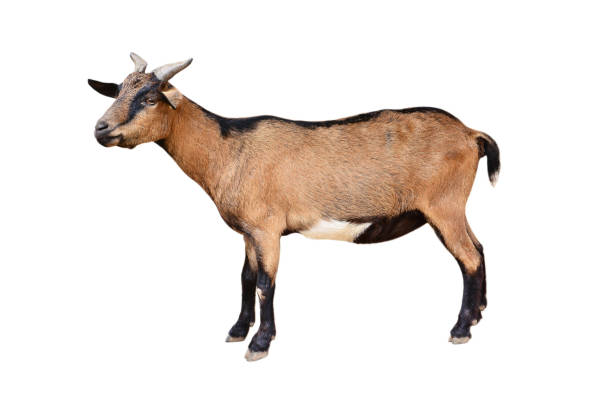
#> input picture goat-easy.jpg, 612 x 408 px
$ python contour.py
#> lines starting #> are read from the running program, lines starting #| are printed output that depends on the picture; after the words box and inside, x2 and y2 are one past the last pixel; in counts of white or black regions, pixels touching at a corner belong together
import cv2
import numpy as np

# Function to perform edge detection and polygon approximation


def process_image(image_path):
    # Load the input image
#> called with image_path = './goat-easy.jpg'
    image = cv2.imread(image_path)
#> image is the input picture: shape (408, 612, 3); mean B, G, R 223.9, 228.9, 236.2
    gray = cv2.cvtColor(image, cv2.COLOR_BGR2GRAY)
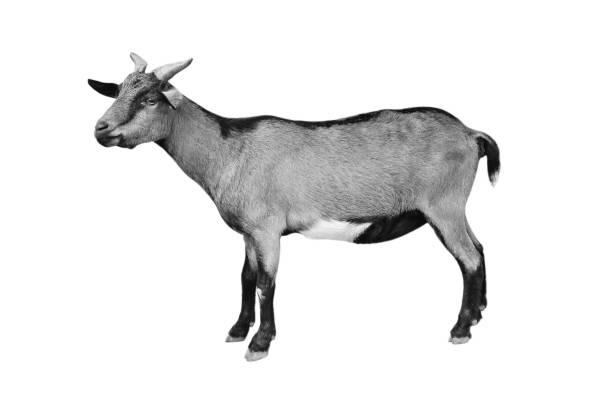
#> gray: shape (408, 612); min 1, max 255, mean 230.5

    # Apply Canny edge detection
    edges = cv2.Canny(gray, threshold1=30, threshold2=100)
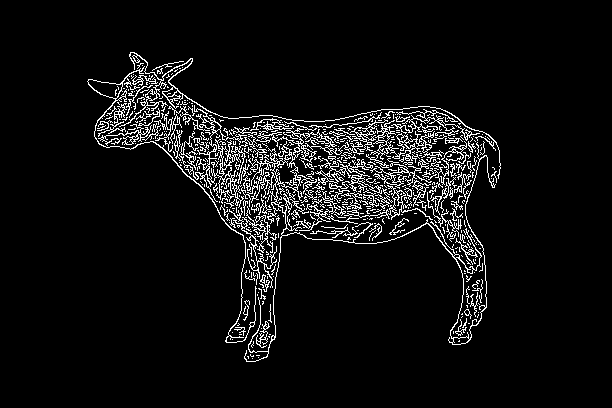
#> edges: shape (408, 612); 6.4% white in thin lines or dots, all inside (x1, y1, x2, y2) = (87, 52, 501, 362)

    # Find contours
    contours, _ = cv2.findContours(
        edges, cv2.RETR_EXTERNAL, cv2.CHAIN_APPROX_SIMPLE)
#> contours = 461 contours, 420 with area under 20; largest, box (x1, y1, x2, y2) and area: (244, 128, 496, 362) 1464, (179, 105, 267, 208) 612, (87, 66, 257, 343) 578, (119, 52, 501, 179) 487, (366, 120, 444, 168) 465

    # Create a copy of the original image to draw on
    result_image = np.copy(image)

    # Iterate through detected contours and approximate with polygons
    for contour in contours:
        epsilon = 0.03 * cv2.arcLength(contour, True)
        approx = cv2.approxPolyDP(contour, epsilon, True)
        print(approx)
        cv2.drawContours(result_image, [approx], -1, (0, 255, 0), 2)
#> this loop made 461 passes
#> (epsilon, approx) on passes 1 to 3: (0, [[252, 358]]), (0, [[258, 357]]), (0.162, [[247, 356], [248, 357], [248, 358], [248, 356]])
#> (printed output is left out)
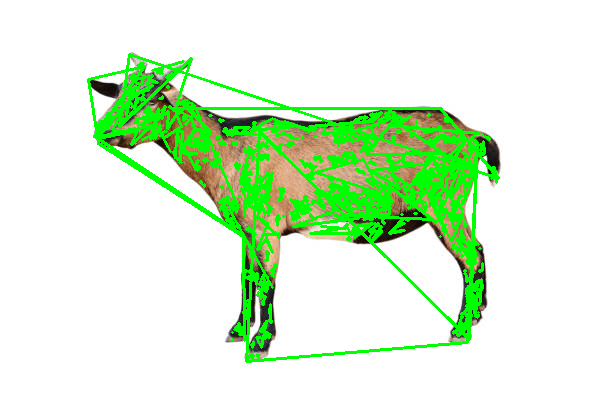
#> result_image: shape (408, 612, 3); 10.73% of pixels changed, all inside (x1, y1, x2, y2) = (87, 53, 500, 363)

    # Display the original image and the result
    cv2.imshow('Original Image', image)
    cv2.imshow('Result with Polygons', result_image)
    cv2.waitKey(0)
    cv2.destroyAllWindows()


# Main function
if __name__ == "__main__":
    image_path = './goat-easy.jpg'  # Replace with your image path
    process_image(image_path)
